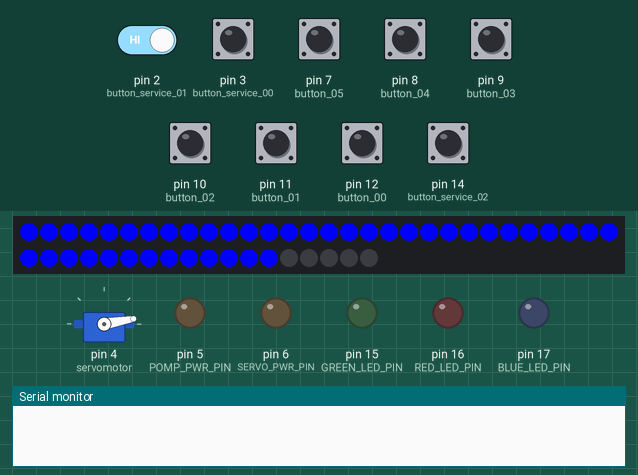
This sketch was run on a simulated Arduino Uno, built with avr-gcc and run on an emulated ATmega328P. Parts: servo, 48 RGB LEDs in strip order, left to right, continuing on the next row, output pins drawn as LEDs (lit = HIGH), the last lines printed to the serial monitor. The inputs (shaded band) are chosen by the test bench; at power-on: pin 2 (button_service_01), pin 3 (button_service_00), pin 7 (button_05), pin 8 (button_04), pin 9 (button_03), pin 10 (button_02), pin 11 (button_01), pin 12 (button_00), pin 14 (button_service_02) HIGH. EEPROM starts erased.

Above: at 2.3 s.
3.7 s: pin 12 (button_00) pulled LOW for 1 s
At 6.6 s:
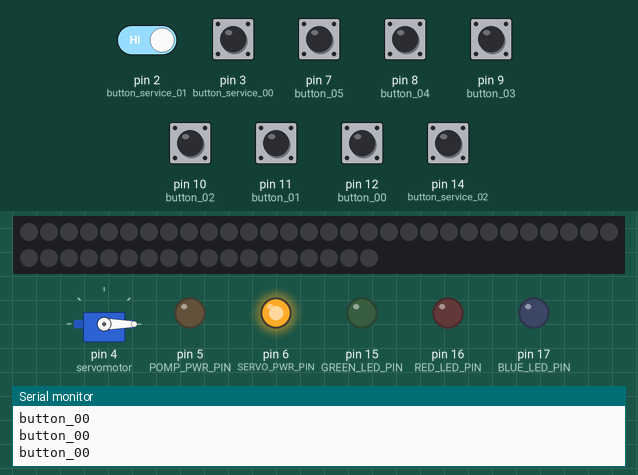
7.7 s: pin 14 (button_service_02) pulled LOW for 0.15 s
At 8.9 s:
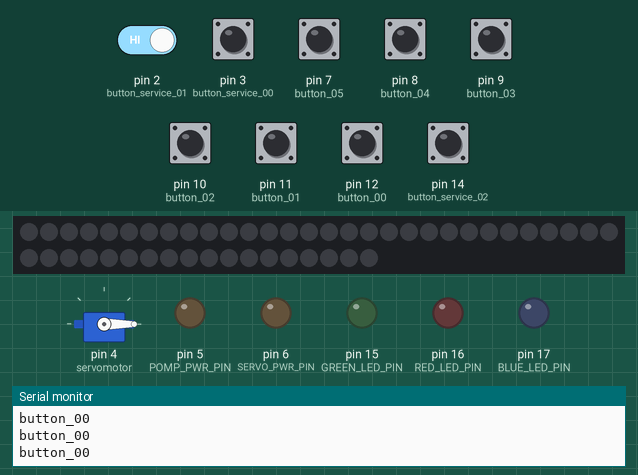
9.5 s: pin 7 (button_05) pulled LOW for 1 s
At 10.3 s:
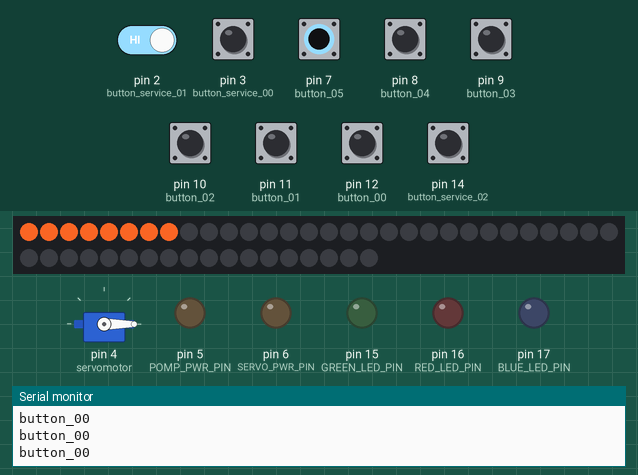
12.0 s: pin 2 (button_service_01) driven LOW and pin 7 (button_05) driven LOW
At 14.16 s:
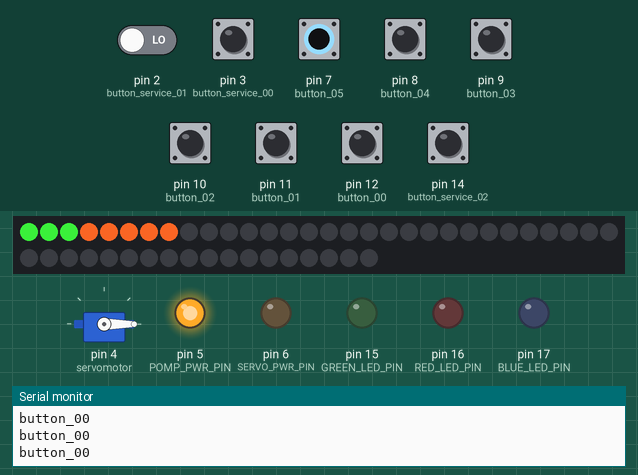
15.0 s: pin 7 (button_05) driven HIGH
At 17.7 s:
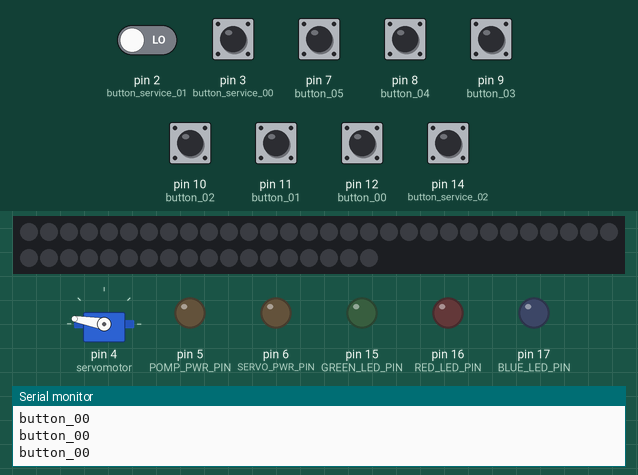
18.0 s: pin 8 (button_04) pulled LOW for 1 s
At 18.9 s:
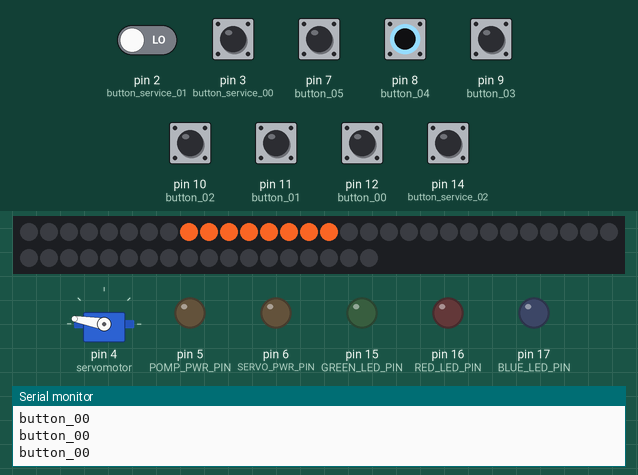
Timing chart, 0 to 23.1 s (numbered marks = the images above; inputs shaded):
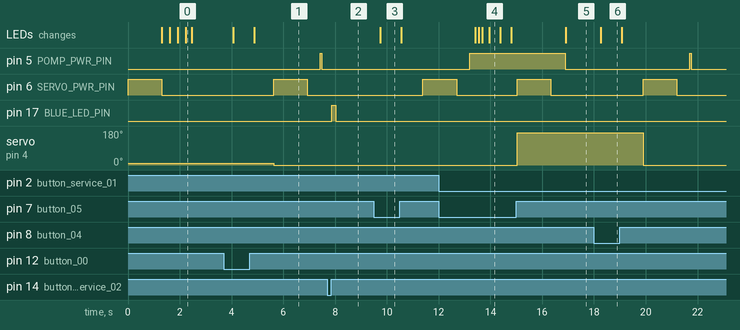

Measured:
- after the input at 3.7 s, pin 5 (POMP_PWR_PIN): LOW → HIGH after 3.7 s, → LOW 0.05 s later; pin 6 (SERVO_PWR_PIN): LOW → HIGH after 1.9 s, → LOW 1.3 s later; servo on pin 4 (servomotor): 10° → 0° after 1.9 s; the LEDs: first change after 0.36 s (image 1 shows a later state)
- after the input at 7.7 s, pin 17 (BLUE_LED_PIN): LOW → HIGH after 0.18 s, → LOW 0.15 s later
- after the input at 9.5 s, pin 6 (SERVO_PWR_PIN): LOW → HIGH after 1.9 s; the LEDs: change after 0.24 s (image 3)
- after the input at 12.0 s, pin 5 (POMP_PWR_PIN): goes on until 13.2 s, then stays HIGH; the LEDs: first change after 1.4 s (image 4 shows a later state)
- after the input at 15.0 s, pin 5 (POMP_PWR_PIN): HIGH → LOW after 1.9 s; the LEDs: change after 1.9 s (image 5)
- after the input at 18.0 s, pin 5 (POMP_PWR_PIN): LOW → HIGH after 3.7 s, → LOW 0.05 s later; pin 6 (SERVO_PWR_PIN): LOW → HIGH after 1.9 s, → LOW 1.3 s later; servo on pin 4 (servomotor): 170° → 0° after 1.9 s; the LEDs: change after 0.27 s (image 6)

The sketch:

MDrinker.ino
```cpp
#include <ezButton.h>
#include <Servo.h>
#include <avr/eeprom.h>
#include <Adafruit_NeoPixel.h>

// Статусы
#define NONE -1
#define READY 0
#define FILL 1
#define FINISH 2
#define MAX_SHOTS 6

// Пины питания
#define POMP_PWR_PIN 5
#define SERVO_PWR_PIN 6
#define GREEN_LED_PIN 15
#define RED_LED_PIN 16
#define BLUE_LED_PIN 17
#define DISK_LED_PIN 18
#define DISK_LED_COUNT 8

ezButton button_00(12);
ezButton button_01(11);
ezButton button_02(10);
ezButton button_03(9);
ezButton button_04(8);
ezButton button_05(7);

ezButton button_service_00(3);
ezButton button_service_01(2);
ezButton button_service_02(14);
Servo servomotor;
bool service_mode = false;
int filled_timeout = 3000;
unsigned long fill_timestamp = 0;
unsigned long filled_timestamp = 0;
unsigned long filledd_timestamp = 0;
//unsigned long test = 0;
int fill_button = 0;

int click_count = 0;
long click_timestamp = 0;
long click_filled = 0;
//int positions[MAX_SHOTS] = {0, 30, 65, 100, 135, 170};
int positions[MAX_SHOTS] = {170, 135, 100, 65, 30, 0};
int queues[MAX_SHOTS] = {NONE, NONE, NONE, NONE, NONE, NONE};
int queues_pos = 0;
int buttons_status[MAX_SHOTS] = {NONE, NONE, NONE, NONE, NONE, NONE};

Adafruit_NeoPixel pixels = Adafruit_NeoPixel(MAX_SHOTS * DISK_LED_COUNT, DISK_LED_PIN, NEO_GRB + NEO_KHZ800);

void setup() {
  Serial.begin(9600);
  servomotor.attach(4);
  //servomotor.write(15);

  pinMode(POMP_PWR_PIN, OUTPUT);
  pinMode(SERVO_PWR_PIN, OUTPUT);
  pinMode(GREEN_LED_PIN, OUTPUT);
  pinMode(RED_LED_PIN, OUTPUT);
  pinMode(BLUE_LED_PIN, OUTPUT);

  servo_write(10);

  eeprom_write_word(0, filled_timeout);
  if (filled_timeout < 1000 || filled_timeout > 7000) {
    filled_timeout = 3000;
  }

  pixels.begin();
  pixels.show(); // Устанавливаем все светодиоды в состояние "Выключено"

  for (int i = 0; i < MAX_SHOTS * DISK_LED_COUNT; i++) {
    pixels.setPixelColor(i, pixels.Color(0,0,250)); // Назначаем для первого светодиода цвет "Синий"
    pixels.show();
    delay(20);
  }

    for (int i = 0; i < MAX_SHOTS * DISK_LED_COUNT; i++) {
    pixels.setPixelColor(i, pixels.Color(0,0,0)); // Назначаем для первого светодиода цвет "Синий"
    pixels.show();
  }
}


void led_disk(int button_idx, int led_status) {
    for (int i = button_idx * DISK_LED_COUNT; i < button_idx * DISK_LED_COUNT + DISK_LED_COUNT; i++) {
      if (led_status == READY) {
        pixels.setPixelColor(i, pixels.Color(243, 98, 35)); // Назначаем для первого светодиода цвет "Синий"
        pixels.show();
      } else if(led_status == NONE) {
        pixels.setPixelColor(i, pixels.Color(0, 0, 0)); // Назначаем для первого светодиода цвет "Синий"
        pixels.show();
      } else if(led_status == FINISH) {
        pixels.setPixelColor(i, pixels.Color(50, 205, 50)); // Назначаем для первого светодиода цвет "Синий"
        pixels.show();
      }
  }

  if(led_status == FILL && filled_timestamp) {
    // led_disk(button_idx, NONE);

    int tmp = filled_timestamp - millis();
    int led_index = DISK_LED_COUNT - (tmp / (filled_timeout / DISK_LED_COUNT));
    for (int i = button_idx * DISK_LED_COUNT; i < button_idx * DISK_LED_COUNT + led_index; i++) {
      pixels.setPixelColor(i, pixels.Color(50, 205, 50)); // Назначаем для первого светодиода цвет "Синий"
      pixels.show();
    }
    //delay(50);
  }
}


void servo_write(int angle) {
  digitalWrite(SERVO_PWR_PIN, HIGH);
  servomotor.write(angle);
  delay(1300);
  digitalWrite(SERVO_PWR_PIN, LOW);
}


void loop() {
  button_00.loop();
  button_01.loop();
  button_02.loop();
  button_03.loop();
  button_04.loop();
  button_05.loop();
  button_service_00.loop();
  button_service_01.loop();
  button_service_02.loop();

  if (!service_mode) {
    for (int i = 0; i < MAX_SHOTS; i++) {
      if (button_00.getState() && button_01.getState() && button_02.getState() && button_03.getState() && button_04.getState() && button_05.getState()) {
        queues[i] = NONE;
        buttons_status[i] = NONE;
        digitalWrite(POMP_PWR_PIN, LOW);
        filled_timestamp = 0;
        fill_button = NONE;
      }
    }
  }

  for (int i = 0; i < MAX_SHOTS; i++) {
    led_disk(i, buttons_status[i]);
  }

  fill_loop();

  if (click_timestamp && millis() > click_timestamp) {
    click_timestamp = 0;
    click_count = 0;
  }

  if (click_count >= 3) {
    Serial.println("SERVICE MODE");
    service_mode = true;
    click_timestamp = 0;
    click_count = 0;
    servo_write(positions[0]);
    digitalWrite(BLUE_LED_PIN, HIGH);
    delay(500);
  }

  if (!service_mode) {
    if (button_service_02.isPressed()) {
      digitalWrite(BLUE_LED_PIN, HIGH);
      click_count += 1;
      click_timestamp = millis() + 1000;
    } else {
      digitalWrite(BLUE_LED_PIN, LOW);
    }
  }

  if (service_mode) {
    if (!button_00.getState()) {
      if (!button_service_02.getState()) {
        if (!click_filled) {
          click_filled = millis();
        }

        digitalWrite(POMP_PWR_PIN, HIGH);
      } else {
        if (click_filled) {
          Serial.println(millis() - click_filled);
          filled_timeout = millis() - click_filled;
          eeprom_write_word(0, filled_timeout);
          click_filled = 0;
        }
        digitalWrite(POMP_PWR_PIN, LOW);
      }
    }

    if (!button_service_01.getState() && button_00.getState()) {
      service_mode = false;
      digitalWrite(BLUE_LED_PIN, LOW);
    }
  }

  if (!service_mode) {
    if (!button_00.getState()) {
        Serial.println("button_00");
        add_button_queue(5);
    }
    else if (button_00.getState()) {
      remove_button_queue(5);
    }

    if (!button_01.getState()) {
        add_button_queue(4);
    }
    else if (button_01.getState()) {
      remove_button_queue(4);
    }

    if (!button_02.getState()) {
        add_button_queue(3);
    }
    else if (button_02.getState()) {
      remove_button_queue(3);
    }

    if (!button_03.getState()) {
        add_button_queue(2);
    }
    else if (button_03.getState()) {
      remove_button_queue(2);
    }

    if (!button_04.getState()) {
        add_button_queue(1);
    }
    else if (button_04.getState()) {
      remove_button_queue(1);
    }

    if (!button_05.getState()) {
        add_button_queue(0);
    }
    else if (button_05.getState()) {
      remove_button_queue(0);
    }
  }
  delay(50);
}

void add_button_queue(int button_idx) {
  if (check_button_queue(button_idx) != NONE) {
    return;
  }

  int idx = get_queue_free();
  queues[idx] = button_idx;
  buttons_status[button_idx] = READY;
}

void remove_button_queue(int button_idx) {
  int idx = check_button_queue(button_idx);
  if (idx == NONE) {
    return;
  }

  if (buttons_status[button_idx] == FILL) {
    digitalWrite(POMP_PWR_PIN, LOW);
    fill_button = NONE;
    fill_timestamp = 0;
    filled_timestamp = 0;
    filledd_timestamp = 0;
  }

  queues[idx] = NONE;
  buttons_status[button_idx] = NONE;

  for (int i = idx; i < MAX_SHOTS - 1; i++) {
    queues[i] = queues[i + 1];
    queues[i + 1] = NONE;
  }
}

int get_queue_free() {
  for (int i = 0; i < MAX_SHOTS; i++) {
    if (queues[i] == NONE) {
      return i;
    }
  }
  return NONE;
}

int check_button_queue(int button_idx) {
  for (int i = 0; i < MAX_SHOTS; i++) {
    if (queues[i] == button_idx) {
      return i;
    }
  }
  return NONE;
}

bool fill_check(int status) {
  for (int i = 0; i < MAX_SHOTS; i++) {
    if (buttons_status[i] == status) {
      return true;
    }
  }
  return false;
}

void fill_loop() {
  for (int i = 0; i < MAX_SHOTS; i++) {
    if (queues[i] != -1 && buttons_status[queues[i]] != FINISH) {
      if (fill_check(FILL)) {
        continue;
      }

      int button_idx = queues[i];

      buttons_status[button_idx] = FILL;
      fill_timestamp = millis() + 1500;
      fill_button = button_idx;
      break;
    }
  }
  //test

  if (millis() > fill_timestamp && fill_timestamp) {
    servo_write(positions[fill_button]);
    fill_timestamp = 0;
    delay(500);
    digitalWrite(POMP_PWR_PIN, HIGH);
    filled_timestamp = millis() + filled_timeout;
  }

  if (millis() > filled_timestamp && filled_timestamp) {
    digitalWrite(POMP_PWR_PIN, LOW);
    filled_timestamp = 0;
    buttons_status[fill_button] = FINISH;
    fill_button = NONE;
  }
}
```
